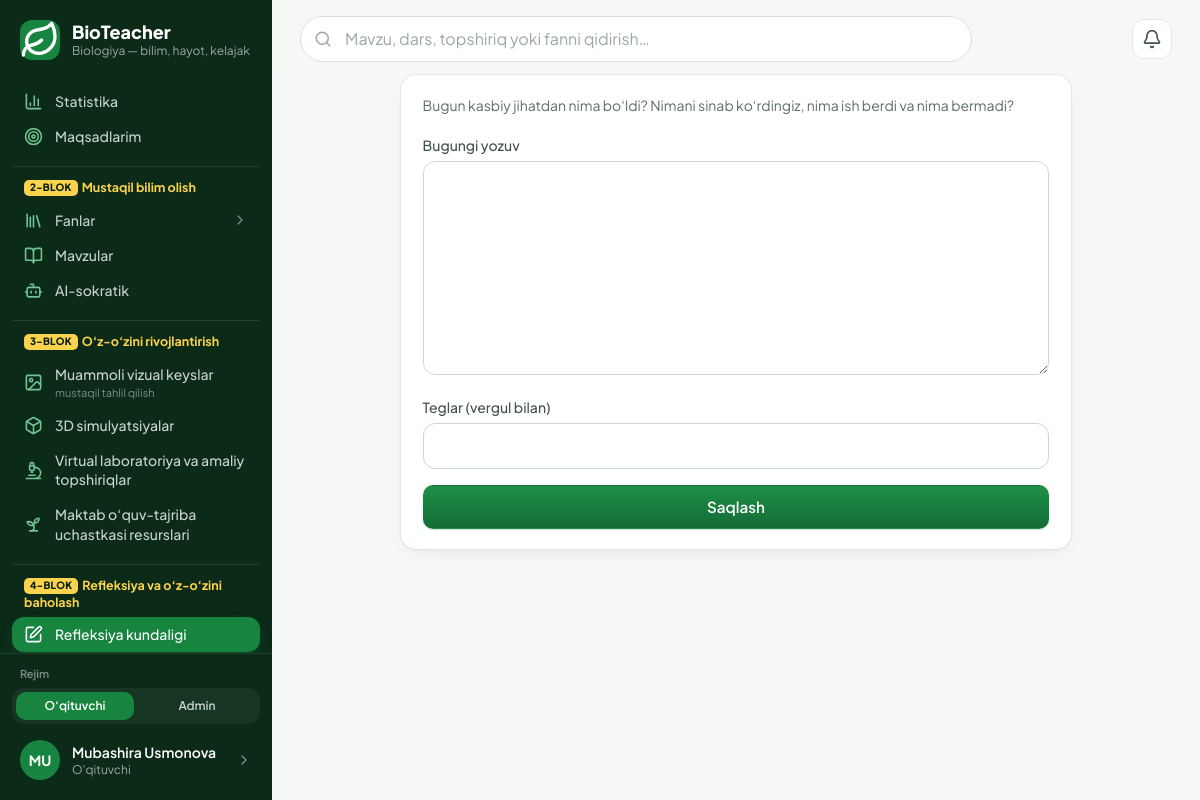
Screenshot of /refleksiya/yangi/ (signed in) with the database file from the repository.
### accounts/models.py (models this page shows, shortened)
class MenuItem(models.Model):
    key = models.CharField("band kaliti", max_length=60, unique=True)
    group = models.ForeignKey(
        "MenuGroup", on_delete=models.CASCADE, null=True, related_name="items", verbose_name="blok",
    )
    parent = models.ForeignKey(
        "self", on_delete=models.CASCADE, null=True, blank=True, related_name="children",
        verbose_name="ota band",
    )
    order = models.PositiveSmallIntegerField("tartib", default=0)
    label = models.CharField("nom", max_length=60, blank=True, help_text="Bo'sh — sahifaning standart nomi.")
    page = models.CharField("sahifa", max_length=60, blank=True)
    url = models.CharField("havola", max_length=300, blank=True)
    icon = models.CharField("ikonka", max_length=20, blank=True, help_text="Bo'sh — sahifa ikonkasi.")
    hint = models.CharField("izoh", max_length=60, blank=True)
    class Meta:
        verbose_name = "menyu bandi"
        verbose_name_plural = "menyu bandlari"
        ordering = ["order", "id"]

class User(AbstractUser):
    email = models.EmailField("email", unique=True)
    email_verified = models.BooleanField("email tasdiqlangan", default=False)
    last_login_ip = models.GenericIPAddressField("oxirgi IP", null=True, blank=True)
    USERNAME_FIELD = "email"
    REQUIRED_FIELDS = []
    objects = UserManager()
    class Meta:
        verbose_name = "foydalanuvchi"
        verbose_name_plural = "foydalanuvchilar"

class Profile(SoftDeleteModel):
    user = models.OneToOneField(User, on_delete=models.CASCADE, related_name="profile")
    role = models.CharField("faol rol", max_length=20, choices=Role.choices, default=Role.TEACHER)
    roles = models.CharField("berilgan rollar", max_length=100, blank=True, default="")
    otm = models.CharField("OTM", max_length=200, blank=True)
    faculty = models.CharField("fakultet", max_length=200, blank=True)
    course = models.PositiveSmallIntegerField("kurs", null=True, blank=True)
    study_arm = models.CharField(
        "tadqiqot bo'linmasi", max_length=1, choices=StudyArm.choices, default=StudyArm.NONE,
    )
    phone = models.CharField("telefon", max_length=32, blank=True)
    avatar = models.ImageField("avatar", upload_to="avatars/%Y/%m/", blank=True)
    bio = models.TextField("qisqacha", blank=True)
    research_consent = models.BooleanField("tadqiqotda ishtirok roziligi", default=False)
    research_consent_at = models.DateTimeField(null=True, blank=True)
    respondent_id = models.UUIDField("respondent ID", default=uuid.uuid4, unique=True, editable=False)
    onboarding_done = models.BooleanField("onboarding tugallangan", default=False)
    class Meta:
        verbose_name = "profil"
        verbose_name_plural = "profillar"
    @property
    def role_list(self):
        granted = {r.strip() for r in self.roles.split(",") if r.strip()}
        granted.add(self.role)
        if self.user.is_superuser:
            granted.add(Role.ADMIN)
        return [r for r in Role.values if r in granted]
    @property
    def role_choices(self):
        return [(r, Role(r).label) for r in self.role_list]
    @property
    def has_multiple_roles(self):
        return len(self.role_list) > 1
    @property
    def is_admin(self):
        return self.role == Role.ADMIN

### reflection/views.py (the view, shortened to what this page needs)
# urls.py: path("yangi/", views.create_free, name="create_free"),
@login_required
def create_free(request):
    form = FreeReflectionForm(request.POST or None)
    return render(request, "reflection/create_free.html", {"form": form})

### reflection/views.py (shortened to what this page needs)
class FreeReflectionForm(StyledFormMixin, forms.ModelForm):
    class Meta:
        model = ReflectionEntry
        fields = ["free_text", "tags"]
        labels = {"free_text": "Bugungi yozuv", "tags": "Teglar (vergul bilan)"}
        widgets = {"free_text": forms.Textarea(attrs={"rows": 8, "class": TEXTAREA_CLASS})}

### accounts/menu.py (called while the page is built)
def active_sections():
    from content.models import Section
    sections = list(Section.objects.filter(is_active=True).order_by("order", "title"))
    for section in sections:
        section.icon_name = SECTION_ICONS.get(section.slug, "leaf")
    return sections

def _resolve(item, sections):
    if item.page.startswith(SECTION_PREFIX):
        section = sections.get(item.page[len(SECTION_PREFIX):])
        if section is None:
            return None
        return {"href": reverse("content:section", args=[section.slug]), "label": section.title,
                "icon": section.icon_name, "page": {}, "slug": section.slug}
    if item.page:
        page = PAGES.get(item.page)
        if page is None:
            return None
        href = reverse(page["url"], args=[page["arg"]] if page.get("arg") else None) if page.get("url") else ""
        return {"href": href, "label": page["label"], "icon": page["icon"], "page": page, "slug": None}
    if item.url:
        return {"href": item.url, "label": item.url, "icon": "link", "page": {}, "slug": None}
    return None

def group_title(group):
    if group.title is not None:
        return group.title
    return DEFAULT_GROUPS.get(group.key, {}).get("title", "")

def _load(audience=None):
    from .models import MenuGroup, MenuItem
    if not MenuGroup.objects.exists():
        seed_defaults(MenuGroup, MenuItem)
    groups = MenuGroup.objects.order_by(F("order").asc(nulls_last=True), "id")
    if audience:
        groups = groups.filter(audience=audience)
    groups = list(groups)
    top, children = defaultdict(list), defaultdict(list)
    for item in MenuItem.objects.filter(group__in=groups).order_by("order", "id"):
        (children[item.parent_id] if item.parent_id else top[item.group_id]).append(item)
    return [(group, [(item, children[item.id]) for item in top[group.id]]) for group in groups]

def _current_section(request):
    match = getattr(request, "resolver_match", None)
    if match is None or match.namespace != "content":
        return None
    return match.kwargs.get("slug") if match.url_name == "section" else match.kwargs.get("section_slug")

### templates/reflection/create_free.html (shortened to what this page needs)
{% extends "base.html" %}
{% block content %}
<div class="max-w-2xl mx-auto">
  <div class="section">
    <p class="text-sm text-slateg-600">
      Bugun kasbiy jihatdan nima bo‘ldi? Nimani sinab ko‘rdingiz, nima ish berdi va nima bermadi?
    </p>
    <form method="post" class="mt-5">{% csrf_token %}
      {% include "partials/form.html" %}
      <button class="btn btn-primary btn-wide">Saqlash</button>
    </form>
  </div>
</div>
{% endblock %}

### templates/partials/rail.html (shortened to what this page needs)
{% load static %}
<div class="flex flex-col h-full w-full">
  <a href="{% url 'home:dashboard' %}" class="flex items-center gap-3 px-5 pt-5 pb-5">
    <span class="grid place-items-center w-10 h-10 rounded-xl bg-brand-600 text-white shrink-0">
    </span>
    <span class="min-w-0">
      <span class="block text-white text-lg font-extrabold leading-tight">BioTeacher</span>
      <span class="block text-xs text-slateg-400 truncate">Biologiya — bilim, hayot, kelajak</span>
    </span>
  </a>
  <nav class="flex-1 overflow-y-auto px-3 pb-3" aria-label="Asosiy menyu">
    {% if profile.is_admin %}{% with groups=rail_menu.admin %}{% include "partials/rail_groups.html" %}{% endwith %}
    {% else %}{% with groups=rail_menu.teacher %}{% include "partials/rail_groups.html" %}{% endwith %}
    {% endif %}
  </nav>
  <div class="border-t border-white/10 p-3">
    {% if profile.has_multiple_roles %}
      <form method="post" action="{% url 'accounts:switch_role' %}" class="mb-2">{% csrf_token %}
        <p class="px-2 mb-1.5 text-[11px] font-semibold text-slateg-500">Rejim</p>
        <div class="grid grid-cols-{{ profile.role_choices|length }} gap-1 rounded-xl bg-white/5 p-1" role="group" aria-label="Rolni almashtirish">
          {% for code, label in profile.role_choices %}
            <button name="role" value="{{ code }}"
                    {% if code == profile.role %}aria-pressed="true" disabled{% endif %}
                    class="rounded-lg px-2 py-1.5 text-xs font-semibold truncate
                      {% if code == profile.role %}bg-brand-600 text-white{% else %}text-slateg-300 hover:bg-white/10 hover:text-white{% endif %}">
              {% if code == 'ADMIN' %}Admin{% else %}O‘qituvchi{% endif %}
            </button>
          {% endfor %}
        </div>
      </form>
    {% endif %}
    <a href="{% url 'home:cabinet' %}"
       class="flex items-center gap-3 rounded-xl px-2 py-2 hover:bg-white/5 group">
      {% if profile.avatar %}
        <img src="{{ profile.avatar.url }}" alt="" class="w-10 h-10 rounded-full object-cover shrink-0">
      {% else %}
        <span aria-hidden="true" class="grid place-items-center w-10 h-10 rounded-full bg-brand-600 text-white text-sm font-bold shrink-0">
          {{ user.first_name|slice:":1"|upper|default:"B" }}{{ user.last_name|slice:":1"|upper }}
        </span>
      {% endif %}
      <span class="min-w-0 flex-1">
        <span class="block text-sm font-semibold text-white truncate">{{ user.get_full_name|default:user.email }}</span>
        <span class="block text-xs text-slateg-400">{{ profile.get_role_display }}</span>
      </span>
      <span class="text-slateg-500 group-hover:text-white shrink-0 w-4 h-4">
      </span>
    </a>
  </div>
</div>

### templates/partials/rail_item.html (shortened to what this page needs)
<a href="{{ href }}"
   {% if active %}aria-current="page"{% endif %}{% if external %} target="_blank" rel="noopener"{% endif %}
   class="flex items-center gap-3 rounded-xl px-3 py-2 text-sm font-medium
     {% if active %}bg-brand-600 text-white shadow-[0_6px_16px_-8px_rgba(23,132,63,.9)]{% else %}text-slateg-300 hover:bg-white/5 hover:text-white{% endif %}">
  <span class="shrink-0 w-[19px] h-[19px] grid place-items-center {% if not active %}text-brand-300{% endif %}">
  </span>
  <span class="flex-1 min-w-0">
    <span class="rail-label block leading-snug">{{ label }}</span>
    {% if hint %}
      <span class="block mt-0.5 text-[11px] font-normal leading-tight {% if active %}text-white/75{% else %}text-slateg-500{% endif %}">{{ hint }}</span>
    {% endif %}
  </span>
</a>

### templates/base.html (style rules this page uses)
:root { --brand: #17843F; --brand-dark: #116A33; --page: #F5F8F6; --line: #E1E9E4; }
html { -webkit-text-size-adjust: 100%; }
textarea { max-width: 100%; resize: vertical; }
body { -webkit-font-smoothing: antialiased; }
.btn { display: inline-flex; align-items: center; justify-content: center; gap: .5rem; border-radius: 10px; padding: .62rem 1.1rem; font-weight: 600; font-size: .95rem; border: 1px solid transparent; cursor: pointer; transition: background .15s, border-color .15s; }
.btn-primary { background: linear-gradient(180deg,#1E8F48,#136C35); color:#fff; box-shadow: 0 1px 2px rgba(11,43,24,.18); }
.btn-wide { width:100%; }
.section { background:#fff; border:1px solid var(--line); border-radius:16px; padding:1.25rem 1.35rem; margin-top:1.25rem; box-shadow: 0 1px 2px rgba(11,43,24,.04), 0 8px 24px -12px rgba(11,43,24,.10); }
.section:first-child { margin-top: 0; }

### rows the page displays
MenuItem: group "mustaqil tahlil qilish"
User: first_name "M", last_name "U", get_full_name "Mubashira Usmonova"
Profile: role "O'qituvchi"

### other values shown
{{ label }} "Statistika" "Maqsadlarim" "Mavzular" "AI-sokratik" "Muammoli vizual keyslar" "3D simulyatsiyalar" "Virtual laboratoriya va amaliy topshiriqlar" "Maktab o‘quv-tajriba uchastkasi resurslari" "Refleksiya kundaligi"
{{ group.badge }} "2-BLOK" "3-BLOK" "4-BLOK"
{{ group.text }} "Mustaqil bilim olish" "O‘z-o‘zini rivojlantirish" "Refleksiya va o‘z-o‘zini baholash"
{{ item.label }} "Fanlar"
{{ field.label }} "Bugungi yozuv" "Teglar (vergul bilan)"
